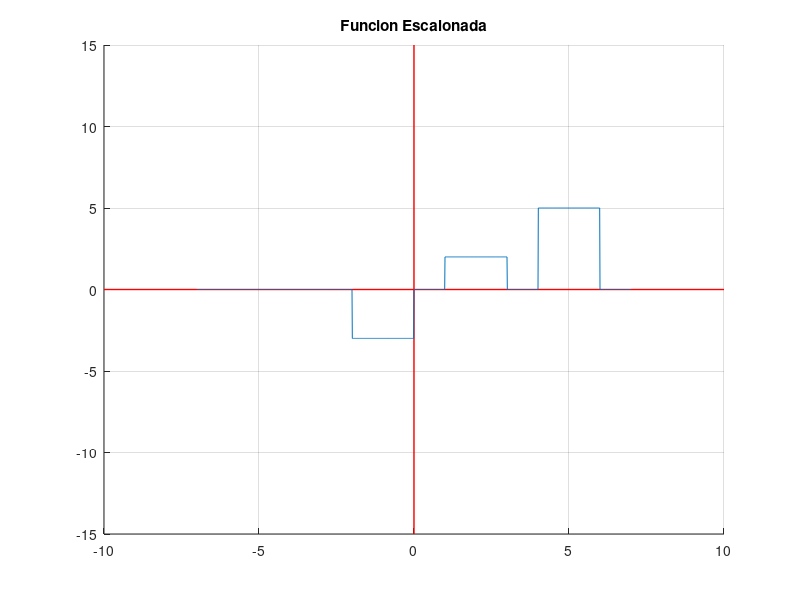

Reproduce this figure in MATLAB.
% Octave Script Funcion Escalonada
% Title          :Ejemplo de funcion escalonda 
% Descripcion    :Exposicion tema 2.6 
% Author         :Hector Daniel Marmoleo Garcia 
% Date           :2021-11-25
% Version        :1
% Usage          :octave> cd /path/
%                :octave> EjemploFuncionEscalonada
% Notes          :Requiere aplicacion octave
%                :https://octaveintro.readthedocs.io/en/latest/index.html

%Limpiar varibles 
clear 
%Dominio
x = -7:0.01:7
%Iniciar paquete symbolic
fx = (((x>-2) & (x<0)).*(-3) + ((x>=1) & (x<=3)).*(2) + ((x>4)&(x<6)).*(5));
%marcar el plano cartesiano 
hold on
grid on;
plot([-10 10],[0 0],'r-',"linewidth",1,"markersize",3);
plot([0 0],[-15 15],'r-',"linewidth",1,"markersize",3);
plot(x, fx)
title(['Funcion Escalonada']);